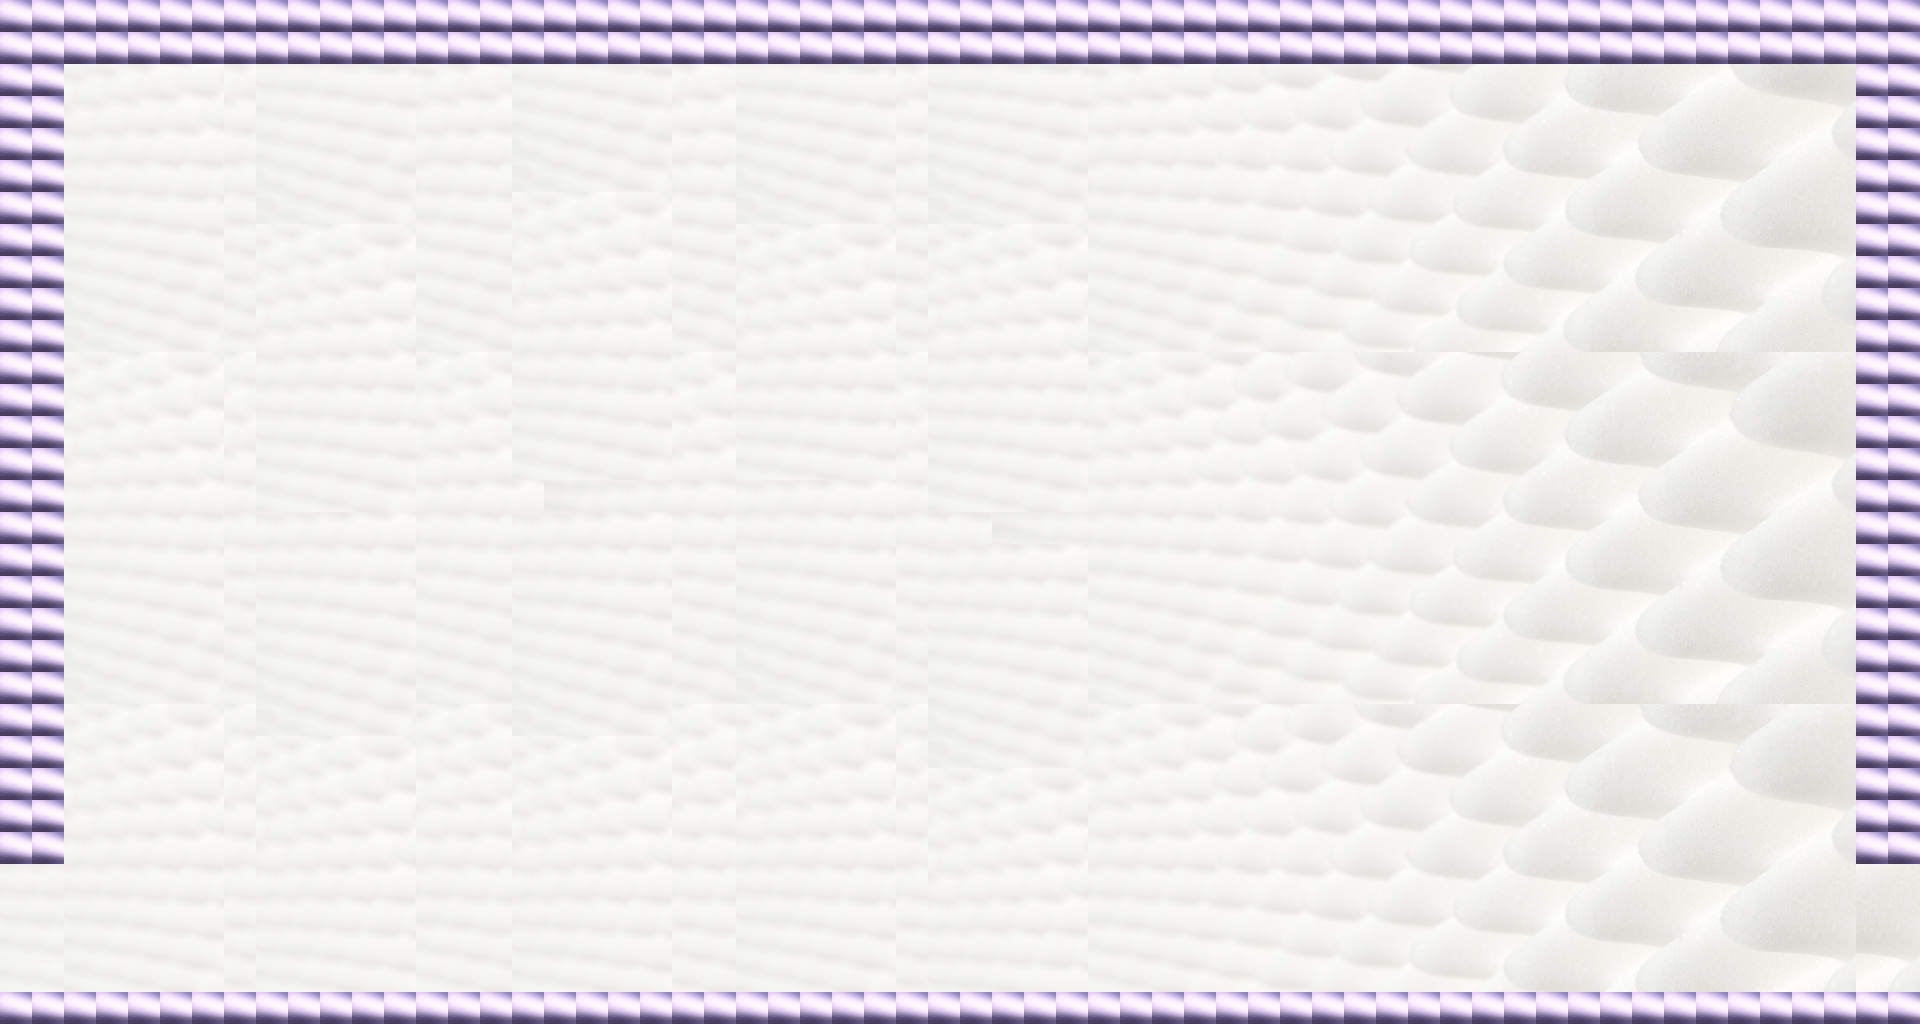

A level layout from a 2D game, rendered from its tile map. Below: a short description, then the map file with tile-grid data replaced by summaries:
An orthogonal 60x32 tile map with 32x32 px tiles, 1 tile layer (Tile Layer 1).

<map version="1.0" orientation="orthogonal" width="60" height="32" tilewidth="32" tileheight="32">
 <tileset firstgid="1" name="FirstBoss" tilewidth="32" tileheight="32">
  <image source="FirstBoss.png" width="1920" height="1024" />
  <tile id="1560">
   <properties>
    <property name="blocked" value="" />
   </properties>
  </tile>
  <tile id="1561">
   <properties>
    <property name="blocked" value="" />
   </properties>
  </tile>
  <tile id="1860">
   <properties>
    <property name="blocked" value="" />
   </properties>
  </tile>
  <tile id="1861">
   <properties>
    <property name="blocked" value="" />
   </properties>
  </tile>
  <tile id="1862">
   <properties>
    <property name="blocked" value="" />
   </properties>
  </tile>
  <tile id="1863">
   <properties>
    <property name="blocked" value="" />
   </properties>
  </tile>
  <tile id="1864">
   <properties>
    <property name="blocked" value="" />
   </properties>
  </tile>
  <tile id="1865">
   <properties>
    <property name="blocked" value="" />
   </properties>
  </tile>
 </tileset>
 <layer name="Tile Layer 1" width="60" height="32">
  <data>[1920 cells, 1920 non-empty, 1642 distinct tile ids]</data>
 </layer>
</map>
